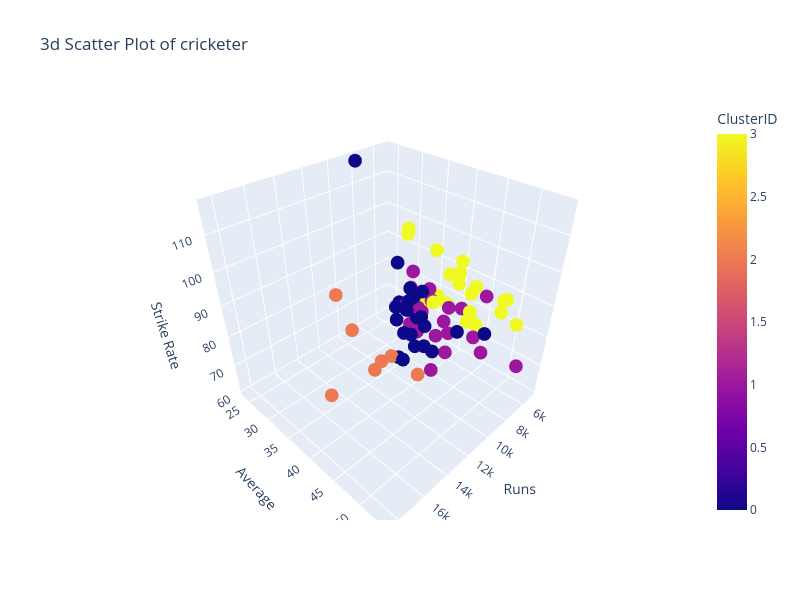

The notebook cell saved with this chart:
### Code cell
#Create a 3d scatter plot
fig=px.scatter_3d(df,x='Runs',y='Ave',z='SR',color='ClusterID',hover_data='Player',title='3d Scatter Plot of cricketer')

#Change layout
fig.update_layout(scene=dict(xaxis_title='Runs',yaxis_title='Average',zaxis_title='Strike Rate'),width=800,height=600)

fig.show()

### Figure 1 — Plotly figure (JSON) as saved in the notebook; plotly's stock layout.template omitted (floating-point values rounded to 4 significant figures)
{"data": [{"customdata": [["SR Tendulkar (INDIA)"], ["KC Sangakkara (Asia/ICC/SL)"], ["RT Ponting (AUS/ICC)"], ["ST Jayasuriya (Asia/SL)"], ["DPMD Jayawardene (Asia/SL)"], ["Inzamam-ul-Haq (Asia/PAK)"], ["JH Kallis (Afr/ICC/SA)"], ["SC Ganguly (Asia/INDIA)"], ["R Dravid (Asia/ICC/INDIA)"], ["BC Lara (ICC/WI)"], ["TM Dilshan (SL)"], ["Mohammad Yousuf (Asia/PAK)"], ["AC Gilchrist (AUS/ICC)"], ["MS Dhoni (Asia/INDIA)"], ["M Azharuddin (INDIA)"], ["AB de Villiers (Afr/SA)"], ["PA de Silva (SL)"], ["CH Gayle (ICC/WI)"], ["Saeed Anwar (PAK)"], ["S Chanderpaul (WI)"], ["Yuvraj Singh (Asia/INDIA)"], ["DL Haynes (WI)"], ["MS Atapattu (SL)"], ["ME Waugh (AUS)"], ["V Sehwag (Asia/ICC/INDIA)"], ["V Kohli (INDIA)"], ["HH Gibbs (SA)"], ["Shahid Afridi (Asia/ICC/PAK)"], ["SP Fleming (ICC/NZ)"], ["MJ Clarke (AUS)"], ["SR Waugh (AUS)"], ["A Ranatunga (SL)"], ["Javed Miandad (PAK)"], ["Younis Khan (PAK)"], ["HM Amla (SA)"], ["Saleem Malik (PAK)"], ["NJ Astle (NZ)"], ["GC Smith (Afr/SA)"], ["MG Bevan (AUS)"], ["G Kirsten (SA)"], ["A Flower (ZIM)"], ["Shoaib Malik (PAK)"], ["IVA Richards (WI)"], ["GW Flower (ZIM)"], ["Ijaz Ahmed (PAK)"], ["AR Border (AUS)"], ["LRPL Taylor (NZ)"], ["RB Richardson (WI)"], ["WU Tharanga (Asia/SL)"], ["ML Hayden (AUS/ICC)"], ["BB McCullum (NZ)"], ["DM Jones (AUS)"], ["DC Boon (AUS)"], ["JN Rhodes (SA)"], ["Mohammad Hafeez (PAK)"], ["Rameez Raja (PAK)"], ["RR Sarwan (WI)"], ["EJG Morgan (ENG/IRE)"], ["CL Hooper (WI)"], ["SR Watson (AUS)"], ["Tamim Iqbal (BDESH)"], ["SK Raina (INDIA)"], ["WJ Cronje (SA)"], ["MJ Guptill (NZ)"], ["MEK Hussey (AUS)"], ["RG Sharma (INDIA)"], ["IR Bell (ENG)"], ["A Jadeja (INDIA)"], ["DR Martyn (AUS)"], ["BRM Taylor (ZIM)"], ["G Gambhir (INDIA)"], ["ADR Campbell (ZIM)"], ["MN Samuels (WI)"], ["RS Mahanama (SL)"], ["CG Greenidge (WI)"], ["Misbah-ul-Haq (PAK)"], ["PD Collingwood (ENG)"], ["A Symonds (AUS)"], ["Abdul Razzaq (Asia/PAK)"]], "hovertemplate": "Runs=%{x}<br>Ave=%{y}<br>SR=%{z}<br>Player=%{customdata[0]}<br>ClusterID=%{marker.color}<extra></extra>", "legendgroup": "", "marker": {"color": [2, 2, 2, 2, 2, 2, 2, 0, 0, 0, 0, 0, 0, 0, 0, 3, 0, 0, 0, 0, 0, 1, 0, 0, 3, 3, 0, 0, 0, 0, 1, 1, 1, 0, 3, 1, 0, 3, 1, 1, 1, 0, 1, 1, 1, 1, 3, 1, 3, 3, 3, 1, 1, 1, 3, 1, 3, 3, 1, 3, 3, 3, 1, 3, 3, 3, 3, 1, 1, 3, 3, 1, 3, 1, 1, 3, 3, 3, 1], "coloraxis": "coloraxis", "symbol": "circle"}, "mode": "markers", "name": "", "scene": "scene", "showlegend": false, "type": "scatter3d", "x": [18426, 14234, 13704, 13430, 12650, 11739, 11579, 11363, 10889, 10405, 10290, 9720, 9619, 9496, 9378, 9319, 9284, 9221, 8824, 8778, 8701, 8648, 8529, 8500, 8273, 8146, 8094, 8064, 8037, 7981, 7569, 7456, 7381, 7249, 7186, 7170, 7090, 6989, 6912, 6798, 6786, 6765, 6721, 6571, 6564, 6524, 6486, 6248, 6140, 6133, 6083, 6068, 5964, 5935, 5876, 5841, 5804, 5772, 5761, 5757, 5743, 5568, 5565, 5500, 5442, 5435, 5416, 5359, 5346, 5258, 5238, 5185, 5180, 5162, 5134, 5122, 5092, 5088, 5080], "y": [44.83, 41.98, 42.03, 32.36, 33.37, 39.52, 44.36, 41.02, 39.16, 40.48, 39.27, 41.71, 35.89, 51.32, 36.92, 53.55, 34.9, 37.33, 39.21, 41.6, 36.55, 41.37, 37.57, 39.35, 35.05, 53.94, 36.13, 23.57, 32.4, 44.58, 32.9, 35.84, 41.7, 31.24, 50.25, 32.88, 34.92, 37.98, 53.58, 40.95, 35.34, 35.23, 47.0, 33.52, 32.33, 30.62, 44.12, 33.41, 34.3, 43.8, 30.41, 44.61, 37.04, 35.11, 33.01, 32.09, 42.67, 38.73, 35.34, 40.54, 34.38, 35.46, 38.64, 43.3, 48.15, 42.46, 37.87, 37.47, 40.8, 34.82, 39.68, 30.5, 34.3, 29.49, 45.03, 43.4, 35.36, 39.75, 29.7], "z": [86.23, 78.86, 80.39, 91.2, 78.96, 74.24, 72.89, 73.7, 71.24, 79.51, 86.23, 75.1, 96.94, 88.69, 74.02, 100.2, 81.13, 85.11, 80.67, 70.74, 87.67, 63.09, 67.72, 76.9, 104.3, 90.99, 83.26, 117.0, 71.49, 78.98, 75.91, 77.9, 67.01, 75.29, 89.05, 76.41, 72.64, 80.81, 74.16, 72.04, 74.59, 81.72, 90.2, 67.58, 80.3, 71.42, 82.03, 63.74, 75.03, 78.96, 96.37, 72.56, 65.13, 80.9, 75.58, 63.31, 75.74, 88.62, 76.63, 90.44, 78.31, 93.76, 76.47, 87.73, 87.16, 84.56, 77.16, 69.8, 77.73, 74.47, 85.25, 66.18, 76.24, 60.57, 64.92, 73.75, 76.98, 92.44, 81.25]}], "layout": {"coloraxis": {"colorbar": {"title": {"text": "ClusterID"}}, "colorscale": [[0, "#0d0887"], [0.1111, "#46039f"], [0.2222, "#7201a8"], [0.3333, "#9c179e"], [0.4444, "#bd3786"], [0.5556, "#d8576b"], [0.6667, "#ed7953"], [0.7778, "#fb9f3a"], [0.8889, "#fdca26"], [1, "#f0f921"]]}, "height": 600, "legend": {"tracegroupgap": 0}, "scene": {"domain": {"x": [0, 1], "y": [0, 1]}, "xaxis": {"title": {"text": "Runs"}}, "yaxis": {"title": {"text": "Average"}}, "zaxis": {"title": {"text": "Strike Rate"}}}, "title": {"text": "3d Scatter Plot of cricketer"}, "width": 800}}
